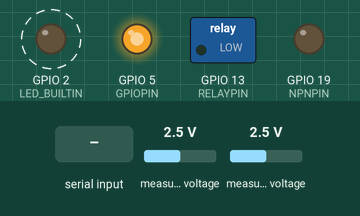
This sketch was run on a simulated ESP32. On the bench: switched loads named in the sketch (green lamp = pin HIGH), output pins drawn as LEDs (lit = HIGH). Dashed ring = blinking. The inputs (shaded band) are chosen by the test bench; at power-on: measured voltage 2.5 V. What the sketch prints to the serial monitor is not drawn.

Above: at 1.2 s.
1.3 s: "200\n" received over Serial
4.3 s: measured voltage (sensor 200) set to 3.8 V
7.3 s: measured voltage (sensor 201) set to 0.1 V
10.3 s: "5\n" received over Serial
Timing chart, 0 to 14.3 s (numbered marks = the images above; inputs shaded):
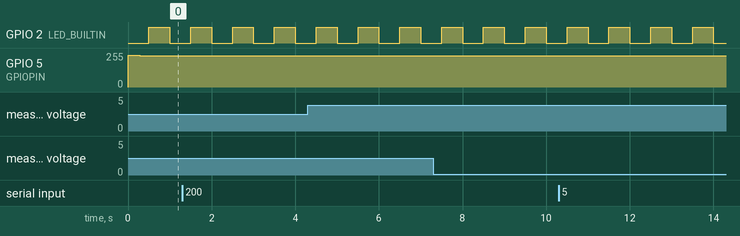

The sketch:

Testbench_closedloop.ino
```cpp
#include <Adafruit_ADS1X15.h>


//Adafruit_ADS1015 ads1015_01;    // Construct an ads1015
Adafruit_ADS1015 ads1015_02;

int PWM_FREQUENCY = 20000;
int PWM_CHANNEL = 0;
int PWM_RESOUTION = 12;
int GPIOPIN = 5 ;
int NPNPIN = 19 ;
int RELAYPIN = 13;
//int peweem = 240;
//int limitPwm = 235;
//int maxPwm = 255;

int peweem = 3854;
int limitPwm = 3770;
int maxPwm = 4095;
int isRedFlag = 0;

const byte numChars = 32;
char receivedChars[numChars];
boolean newData = false;
volatile byte state = LOW;

/* create a hardware timer */
hw_timer_t * timer = NULL;

/*Interrupt routine for Timer overflow event*/
void IRAM_ATTR onTimer() {
  state = !state;
  digitalWrite(LED_BUILTIN, state);
//  digitalWrite(RELAYPIN, state);
}

void setup() {
  Serial.begin(112500);

  ledcSetup(PWM_CHANNEL, PWM_FREQUENCY, PWM_RESOUTION);
  ledcAttachPin(GPIOPIN, PWM_CHANNEL);
  pinMode(NPNPIN, OUTPUT);
  pinMode(LED_BUILTIN, OUTPUT);
  pinMode(RELAYPIN, OUTPUT);

  //timer
  /* Use 1st timer of 4 */
  /* 1 tick take 1/(80MHZ/80) = 1us so we set divider 80 and count up */
  timer = timerBegin(0, 80, true);

  /* Attach onTimer function to our timer */
  timerAttachInterrupt(timer, &onTimer, true);

  /* Set alarm to call onTimer function every second 1 tick is 1us
  => 1 second is 1000000us */
  /* Repeat the alarm (third parameter) */
  timerAlarmWrite(timer, 500000, true);

  /* Start an alarm */
  timerAlarmEnable(timer);
  Serial.println("start timer");


  /* ads init */
//  ads1015_01.begin(0x48); //suhu
  ads1015_02.begin(0x49); //arus
}

int current;
int temp;
int refCurrent;

int target_current = 600;   //mA
int vcc = 5111;   //mV
int qov = vcc/2;    //mV
int max_current = 20000;   //mA
int driftVoltage = 17;

void loop() {


  //readTemp
//  int readAdcTemp = ads1015_01.readADC_SingleEnded(0);
//  float temperature = ((float(  (readAdcTemp*3)  ) ) / 10 );


  // read serial
  static byte ndx = 0;
  char endMarker = '\n';
  char rc;

  while (Serial.available() > 0 && newData == false) {
      rc = Serial.read();

      if (rc != endMarker) {
          receivedChars[ndx] = rc;
          ndx++;
          if (ndx >= numChars) {
              ndx = numChars - 1;
          }
      }
      else {
          receivedChars[ndx] = '\0'; // terminate the string
          ndx = 0;
          newData = true;
      }
  }
  // insert serial to refCurrent
  if (newData == true){
    newData = false;
    refCurrent = atoi(receivedChars);
  }


  // CL current control
  if (current > refCurrent){
    peweem++;
  }
  else{
    if (peweem > 210){
      peweem--;
    }
  }


  //hardlimit PWM
  if (peweem < limitPwm){
    peweem = limitPwm;
  }

  else if (peweem > maxPwm){
    peweem = maxPwm;
  }


  //temp Limit
//  if (isRedFlag == 0 && temperature > 50.00){
//    isRedFlag = 1;
//  }
//
//  if (isRedFlag == 1 && temperature < 45.00){
//    isRedFlag = 0;
//  }
//
//  if (isRedFlag == 1){
//    peweem = maxPwm;
//  }


  // read current
  int readAdcCurrent = ads1015_02.readADC_SingleEnded(0);
  float current = ((float(  (readAdcCurrent*3 + driftVoltage)  ) - qov) ) / 0.155 ;

  int readAdcVoltage = ads1015_02.readADC_SingleEnded(1);
  float voltage = float( readAdcCurrent*3 );

  Serial.print("Current: ");
  Serial.print(readAdcCurrent);
  Serial.print("   VOltage: ");
  Serial.print(readAdcVoltage);

//  Serial.print("ADC Temp: ");
//  Serial.print(readAdcTemp);

//  Serial.print("Temp NMOS: ");
//  Serial.print(temperature);

  Serial.print("   RefCurrent: ");
  Serial.print(refCurrent);


  Serial.print("   PWM: ");
  Serial.println(peweem);


  ledcWrite(PWM_CHANNEL, peweem);
  digitalWrite(NPNPIN, LOW);


}
```

Measured:
- by itself, GPIO 2 (LED_BUILTIN): alternates HIGH for 0.50 s and LOW for 0.50 s
